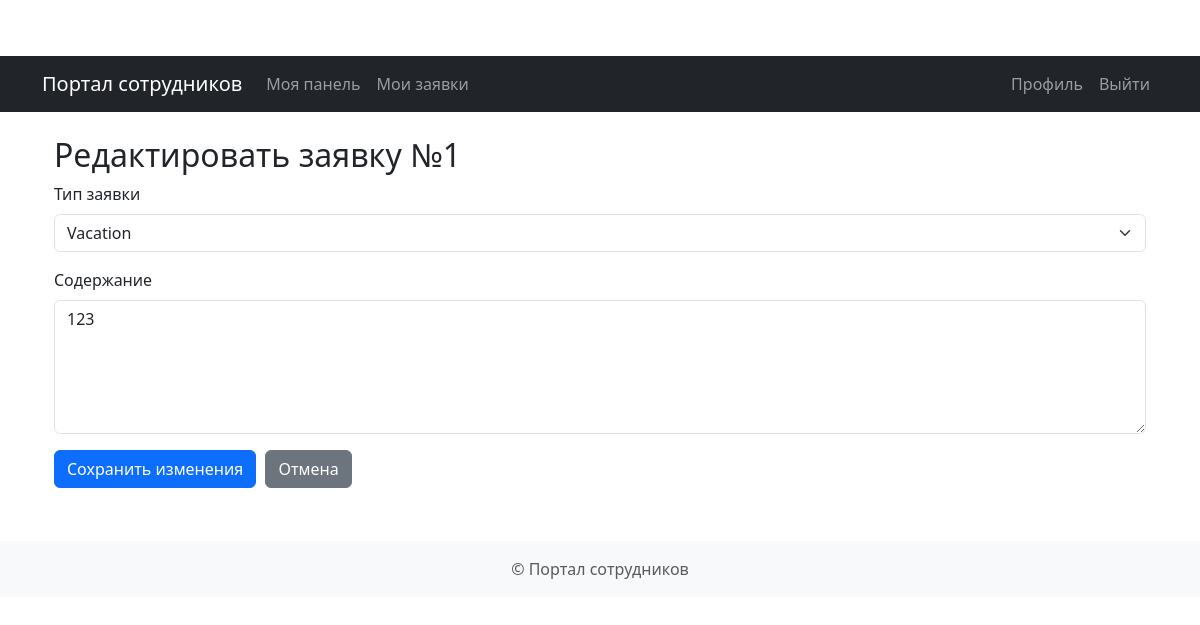
Screenshot of /employee/requests/1/edit (signed in) with the database file from the repository.
### app/models.py (models this page shows)
class Request(Base):
    __tablename__ = "requests"
    id = Column(Integer, primary_key=True, index=True)
    type = Column(SQLEnum(RequestType))
    status = Column(SQLEnum(RequestStatus), default=RequestStatus.DRAFT)
    created_at = Column(DateTime, default=datetime.utcnow)
    updated_at = Column(DateTime, default=datetime.utcnow, onupdate=datetime.utcnow)
    content = Column(Text)
    documents = Column(Text, nullable=True)
    manager_comment = Column(Text, nullable=True)
    hr_comment = Column(Text, nullable=True)
    owner_id = Column(Integer, ForeignKey("users.id"))
    manager_id = Column(Integer, ForeignKey("users.id"))
    hr_officer_id = Column(Integer, ForeignKey("users.id"), nullable=True)
    owner = relationship("User", foreign_keys=[owner_id], back_populates="requests")
    manager = relationship("User", foreign_keys=[manager_id], back_populates="managed_requests")
    hr_officer = relationship("User", foreign_keys=[hr_officer_id], back_populates="hr_requests")

### app/routes/employee.py (the view)
@router.get("/requests/{request_id}/edit", response_class=HTMLResponse)
async def edit_request_form(
        request: StarletteRequest,
        request_id: int,
        current_user: User = Depends(get_current_user),
        db: Session = Depends(get_db)
):
    request_obj = db.query(Request).filter(
        Request.id == request_id,
        Request.owner_id == current_user.id,
        Request.status == RequestStatus.DRAFT
    ).first()
    if not request_obj:
        raise HTTPException(status_code=404, detail="Request not found or cannot be edited")
    return render_template(
        request,
        "employee/edit_request.html",
        {
            "user": current_user,
            "req": request_obj,
            "types": [type.value for type in RequestType]
        }
    )

### app/templates/employee/edit_request.html (shortened to what this page needs)
{% extends "base.html" %}
{% block content %}
<div class="container mt-4">
    <h2>Редактировать заявку №{{ req.id }}</h2>
    <form method="post" action="/employee/requests/{{ req.id }}/edit">
        <div class="mb-3">
            <label for="request_type" class="form-label">Тип заявки</label>
            <select class="form-select" id="request_type" name="request_type" required>
                {% for type in types %}
                    <option value="{{ type }}" {% if type == req.type %}selected{% endif %}>{{ type|title }}</option>
                {% endfor %}
            </select>
        </div>
        <div class="mb-3">
            <label for="content" class="form-label">Содержание</label>
            <textarea class="form-control" id="content" name="content" rows="5" required>{{ req.content }}</textarea>
        </div>
        <button type="submit" class="btn btn-primary">Сохранить изменения</button>
        <a href="/employee/requests" class="btn btn-secondary">Отмена</a>
    </form>
</div>
{% endblock %}

### app/static/css/styles.css (style rules this page uses)
body { padding-top: 56px; }
.btn { margin-right: 5px; margin-bottom: 5px; }
textarea.form-control { min-height: 100px; }

### rows the page displays
Request: id "1", request_type "Vacation", content "123"
